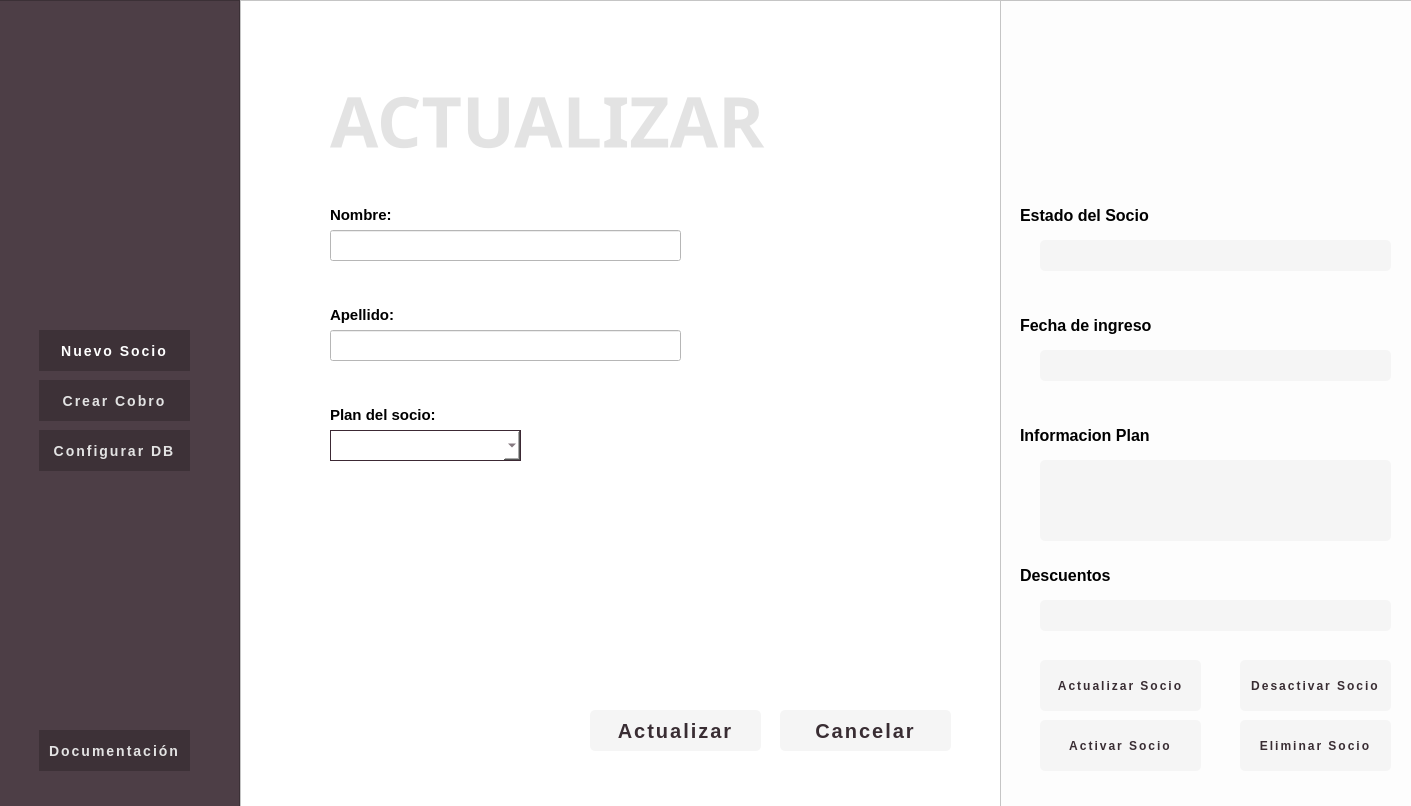
 <widget class="QWidget" name="MainWindows2">
  <property name="geometry">
   <rect>
    <x>0</x>
    <y>0</y>
    <width>1411</width>
    <height>806</height>
   </rect>
  </property>
  <property name="windowTitle">
   <string>Form</string>
  </property>
  <property name="styleSheet">
   <string notr="true">background-color:#ffffff;</string>
  </property>
  <widget class="QFrame" name="OptionsFrame">
   <property name="geometry">
    <rect>
     <x>-1</x>
     <y>0</y>
     <width>241</width>
     <height>821</height>
    </rect>
   </property>
   <property name="styleSheet">
    <string notr="true">background-color:rgb(77, 62, 70);</string>
   </property>
   <property name="frameShape">
    <enum>QFrame::StyledPanel</enum>
   </property>
   <property name="frameShadow">
    <enum>QFrame::Raised</enum>
   </property>
   <widget class="QPushButton" name="addSocioBtn">
    <property name="geometry">
     <rect>
      <x>40</x>
      <y>330</y>
      <width>151</width>
      <height>41</height>
     </rect>
    </property>
    <property name="styleSheet">
     <string notr="true">#addSocioBtn{
color:#fff;
font-size: 14px;
font-weight: 600;
letter-spacing: 2px;
border:none;
background-color:rgb(61, 49, 55);
}</string>
    </property>
    <property name="text">
     <string>Nuevo Socio</string>
    </property>
   </widget>
   <widget class="QPushButton" name="configDB">
    <property name="geometry">
     <rect>
      <x>40</x>
      <y>430</y>
      <width>151</width>
      <height>41</height>
     </rect>
    </property>
    <property name="styleSheet">
     <string notr="true">color:rgb(227, 227, 227);
font-size: 14px;
font-weight: 600;
letter-spacing: 2px;
border:none;
background-color:rgb(61, 49, 55);</string>
    </property>
    <property name="text">
     <string>Configurar DB</string>
    </property>
   </widget>
   <widget class="QPushButton" name="createChargeBtn">
    <property name="geometry">
     <rect>
      <x>40</x>
      <y>380</y>
      <width>151</width>
      <height>41</height>
     </rect>
    </property>
    <property name="styleSheet">
     <string notr="true">color:rgb(227, 227, 227);
font-size: 14px;
font-weight: 600;
letter-spacing: 2px;
border:none;
background-color:rgb(61, 49, 55);</string>
    </property>
    <property name="text">
     <string>Crear Cobro</string>
    </property>
   </widget>
   <widget class="QPushButton" name="docuBtn">
    <property name="geometry">
     <rect>
      <x>40</x>
      <y>730</y>
      <width>151</width>
      <height>41</height>
     </rect>
    </property>
    <property name="styleSheet">
     <string notr="true">color:rgb(227, 227, 227);
font-size: 14px;
font-weight: 600;
letter-spacing: 2px;
border:none;
background-color:rgb(61, 49, 55);</string>
    </property>
    <property name="text">
     <string>Documentación</string>
    </property>
   </widget>
  </widget>
  <widget class="QFrame" name="MembersFrame">
   <property name="geometry">
    <rect>
     <x>1000</x>
     <y>0</y>
     <width>421</width>
     <height>821</height>
    </rect>
   </property>
   <property name="styleSheet">
    <string notr="true">background-color:rgba(247, 247, 247, 245);</string>
   </property>
   <property name="frameShape">
    <enum>QFrame::StyledPanel</enum>
   </property>
   <property name="frameShadow">
    <enum>QFrame::Raised</enum>
   </property>
   <widget class="QLabel" name="selectSocioLabel">
    <property name="geometry">
     <rect>
      <x>24</x>
      <y>309</y>
      <width>371</width>
      <height>161</height>
     </rect>
    </property>
    <property name="font">
     <font>
      <family>Verdana</family>
      <pointsize>-1</pointsize>
      <weight>62</weight>
      <bold>true</bold>
     </font>
    </property>
    <property name="styleSheet">
     <string notr="true">font-size:20px; 
color:#3c2934;
letter-spacing: 2px;
font-weight: 500;</string>
    </property>
    <property name="text">
     <string>&lt;!DOCTYPE HTML PUBLIC &quot;-//W3C//DTD HTML 4.0//EN&quot; &quot;http://www.w3.org/TR/REC-html40/strict.dtd&quot;&gt;
&lt;html&gt;&lt;head&gt;&lt;meta name=&quot;qrichtext&quot; content=&quot;1&quot; /&gt;&lt;style type=&quot;text/css&quot;&gt;
p, li { white-space: pre-wrap; }
&lt;/style&gt;&lt;/head&gt;&lt;body style=&quot; font-family:'Verdana'; font-size:20px; font-weight:496; font-style:normal; letter-spacing:2px;&quot;&gt;
&lt;p align=&quot;center&quot; style=&quot;-qt-paragraph-type:empty; margin-top:12px; margin-bottom:12px; margin-left:0px; margin-right:0px; -qt-block-indent:0; text-indent:0px; font-size:8pt; font-weight:400;&quot;&gt;&lt;br /&gt;&lt;/p&gt;&lt;/body&gt;&lt;/html&gt;</string>
    </property>
    <property name="alignment">
     <set>Qt::AlignCenter</set>
    </property>
    <property name="wordWrap">
     <bool>true</bool>
    </property>
   </widget>
   <widget class="QFrame" name="SocioInfoFrame">
    <property name="enabled">
     <bool>true</bool>
    </property>
    <property name="geometry">
     <rect>
      <x>0</x>
      <y>0</y>
      <width>421</width>
      <height>811</height>
     </rect>
    </property>
    <property name="styleSheet">
     <string notr="true">background-color: rgb(253, 253, 253);
</string>
    </property>
    <property name="frameShape">
     <enum>QFrame::StyledPanel</enum>
    </property>
    <property name="frameShadow">
     <enum>QFrame::Raised</enum>
    </property>
    <widget class="QLabel" name="socioMainNameLabel">
     <property name="enabled">
      <bool>false</bool>
     </property>
     <property name="geometry">
      <rect>
       <x>20</x>
       <y>30</y>
       <width>391</width>
       <height>61</height>
      </rect>
     </property>
     <property name="styleSheet">
      <string notr="true">font-size:25px; 
color:#3c2934;
letter-spacing: 2px;
text-align: center;
font-weight: 600;
</string>
     </property>
     <property name="text">
      <string>&lt;html&gt;&lt;head/&gt;&lt;body&gt;&lt;p align=&quot;center&quot;&gt;&lt;br/&gt;&lt;/p&gt;&lt;/body&gt;&lt;/html&gt;</string>
     </property>
    </widget>
    <widget class="QLabel" name="label">
     <property name="geometry">
      <rect>
       <x>20</x>
       <y>200</y>
       <width>271</width>
       <height>31</height>
      </rect>
     </property>
     <property name="text">
      <string>&lt;html&gt;&lt;head/&gt;&lt;body&gt;&lt;p&gt;&lt;span style=&quot; font-size:12pt; font-weight:600;&quot;&gt;Estado del Socio&lt;/span&gt;&lt;/p&gt;&lt;/body&gt;&lt;/html&gt;</string>
     </property>
    </widget>
    <widget class="QLabel" name="SocioStateLabel">
     <property name="geometry">
      <rect>
       <x>40</x>
       <y>240</y>
       <width>351</width>
       <height>31</height>
      </rect>
     </property>
     <property name="styleSheet">
      <string notr="true">background-color: #F5F5F5;
border-radius: 5px;
color: #392D33;
padding: 5px 10px;
font-size: 14px;
letter-spacing:5px;</string>
     </property>
     <property name="text">
      <string>&lt;html&gt;&lt;head/&gt;&lt;body&gt;&lt;p&gt;&lt;br/&gt;&lt;/p&gt;&lt;/body&gt;&lt;/html&gt;</string>
     </property>
    </widget>
    <widget class="QLabel" name="label_2">
     <property name="geometry">
      <rect>
       <x>20</x>
       <y>310</y>
       <width>251</width>
       <height>31</height>
      </rect>
     </property>
     <property name="text">
      <string>&lt;html&gt;&lt;head/&gt;&lt;body&gt;&lt;p&gt;&lt;span style=&quot; font-size:12pt; font-weight:600;&quot;&gt;Fecha de ingreso&lt;/span&gt;&lt;/p&gt;&lt;/body&gt;&lt;/html&gt;</string>
     </property>
    </widget>
    <widget class="QLabel" name="SocioDateLabel">
     <property name="geometry">
      <rect>
       <x>40</x>
       <y>350</y>
       <width>351</width>
       <height>31</height>
      </rect>
     </property>
     <property name="styleSheet">
      <string notr="true">background-color: #F5F5F5;
border-radius: 5px;
color: #392D33;
padding: 5px 10px;
font-size: 14px;
letter-spacing:5px;</string>
     </property>
     <property name="text">
      <string>&lt;html&gt;&lt;head/&gt;&lt;body&gt;&lt;p&gt;&lt;br/&gt;&lt;/p&gt;&lt;/body&gt;&lt;/html&gt;</string>
     </property>
    </widget>
    <widget class="QLabel" name="label_3">
     <property name="geometry">
      <rect>
       <x>20</x>
       <y>420</y>
       <width>181</width>
       <height>31</height>
      </rect>
     </property>
     <property name="text">
      <string>&lt;html&gt;&lt;head/&gt;&lt;body&gt;&lt;p&gt;&lt;span style=&quot; font-size:12pt; font-weight:600;&quot;&gt;Informacion Plan&lt;/span&gt;&lt;/p&gt;&lt;/body&gt;&lt;/html&gt;</string>
     </property>
    </widget>
    <widget class="QLabel" name="SocioPlanInfoLabel">
     <property name="geometry">
      <rect>
       <x>40</x>
       <y>460</y>
       <width>351</width>
       <height>81</height>
      </rect>
     </property>
     <property name="styleSheet">
      <string notr="true">background-color: #F5F5F5;
border-radius: 5px;
color: #392D33;
padding: 5px 10px;
font-size: 14px;
letter-spacing:5px;</string>
     </property>
     <property name="text">
      <string>&lt;html&gt;&lt;head/&gt;&lt;body&gt;&lt;p&gt;&lt;br/&gt;&lt;/p&gt;&lt;/body&gt;&lt;/html&gt;</string>
     </property>
     <property name="wordWrap">
      <bool>true</bool>
     </property>
    </widget>
    <widget class="QLabel" name="SocioPlanLabel">
     <property name="geometry">
      <rect>
       <x>210</x>
       <y>420</y>
       <width>121</width>
       <height>31</height>
      </rect>
     </property>
     <property name="text">
      <string>&lt;html&gt;&lt;head/&gt;&lt;body&gt;&lt;p&gt;&lt;br/&gt;&lt;/p&gt;&lt;/body&gt;&lt;/html&gt;</string>
     </property>
    </widget>
    <widget class="QLabel" name="label_4">
     <property name="geometry">
      <rect>
       <x>20</x>
       <y>560</y>
       <width>131</width>
       <height>31</height>
      </rect>
     </property>
     <property name="text">
      <string>&lt;html&gt;&lt;head/&gt;&lt;body&gt;&lt;p&gt;&lt;span style=&quot; font-size:12pt; font-weight:600;&quot;&gt;Descuentos&lt;/span&gt;&lt;/p&gt;&lt;/body&gt;&lt;/html&gt;</string>
     </property>
    </widget>
    <widget class="QLabel" name="SocioDiscountLabel">
     <property name="geometry">
      <rect>
       <x>40</x>
       <y>600</y>
       <width>351</width>
       <height>31</height>
      </rect>
     </property>
     <property name="styleSheet">
      <string notr="true">background-color: #F5F5F5;
border-radius: 5px;
color: #392D33;
padding: 5px 10px;
font-size: 14px;
letter-spacing:5px;</string>
     </property>
     <property name="text">
      <string>&lt;html&gt;&lt;head/&gt;&lt;body&gt;&lt;p&gt;&lt;br/&gt;&lt;/p&gt;&lt;/body&gt;&lt;/html&gt;</string>
     </property>
     <property name="wordWrap">
      <bool>true</bool>
     </property>
    </widget>
    <widget class="QLabel" name="SocioDiscountInfoLabel">
     <property name="geometry">
      <rect>
       <x>160</x>
       <y>560</y>
       <width>121</width>
       <height>31</height>
      </rect>
     </property>
     <property name="text">
      <string>&lt;html&gt;&lt;head/&gt;&lt;body&gt;&lt;p&gt;&lt;br/&gt;&lt;/p&gt;&lt;/body&gt;&lt;/html&gt;</string>
     </property>
    </widget>
    <widget class="QLabel" name="SocioEmailLabel">
     <property name="geometry">
      <rect>
       <x>20</x>
       <y>90</y>
       <width>411</width>
       <height>31</height>
      </rect>
     </property>
     <property name="styleSheet">
      <string notr="true">color:#3c2934;
letter-spacing: 2px;
text-align: center;</string>
     </property>
     <property name="text">
      <string>&lt;html&gt;&lt;head/&gt;&lt;body&gt;&lt;p align=&quot;center&quot;&gt;&lt;br/&gt;&lt;/p&gt;&lt;/body&gt;&lt;/html&gt;</string>
     </property>
    </widget>
    <widget class="QPushButton" name="updateSocioBtn">
     <property name="geometry">
      <rect>
       <x>40</x>
       <y>660</y>
       <width>161</width>
       <height>51</height>
      </rect>
     </property>
     <property name="styleSheet">
      <string notr="true">#updateSocioBtn{
background-color: #F5F5F5;
border-radius: 5px;
color: #392D33;
padding: 5px;
font-size: 12px;
letter-spacing: 2px;
text-align: center;
font-weight: 600;
}

#updateSocioBtn:hover{
	color: rgb(0, 85, 255);
	border:1px solid rgb(225, 225, 225);
}</string>
     </property>
     <property name="text">
      <string>Actualizar Socio</string>
     </property>
    </widget>
    <widget class="QPushButton" name="banSocioBtn">
     <property name="geometry">
      <rect>
       <x>240</x>
       <y>660</y>
       <width>151</width>
       <height>51</height>
      </rect>
     </property>
     <property name="styleSheet">
      <string notr="true">#banSocioBtn{
background-color: #F5F5F5;
border-radius: 5px;
color: #392D33;
padding: 5px;
font-size: 12px;
letter-spacing: 2px;
text-align: center;
font-weight: 600;
}

#banSocioBtn:hover{
	color: rgb(255, 0, 0);
	border:1px solid rgb(225, 225, 225);
}</string>
     </property>
     <property name="text">
      <string>Desactivar Socio</string>
     </property>
    </widget>
    <widget class="QPushButton" name="deleteSocioBtn">
     <property name="geometry">
      <rect>
       <x>240</x>
       <y>720</y>
       <width>151</width>
       <height>51</height>
      </rect>
     </property>
     <property name="styleSheet">
      <string notr="true">#deleteSocioBtn{
background-color: #F5F5F5;
border-radius: 5px;
color: #392D33;
padding: 5px;
font-size: 12px;
letter-spacing: 2px;
text-align: center;
font-weight: 600;
}

#deleteSocioBtn:hover{
	color: rgb(255, 0, 0);
border:1px solid rgb(225, 225, 225);
}</string>
     </property>
     <property name="text">
      <string>Eliminar Socio</string>
     </property>
    </widget>
    <widget class="QPushButton" name="activateSocioBtn">
     <property name="geometry">
      <rect>
       <x>40</x>
       <y>720</y>
       <width>161</width>
       <height>51</height>
      </rect>
     </property>
     <property name="styleSheet">
      <string notr="true">#activateSocioBtn{
background-color: #F5F5F5;
border-radius: 5px;
color: #392D33;
padding: 5px;
font-size: 12px;
letter-spacing: 2px;
text-align: center;
font-weight: 600;
}

#activateSocioBtn:hover{
	color: rgb(0, 85, 255);
	border:1px solid rgb(225, 225, 225);
}</string>
     </property>
     <property name="text">
      <string>Activar Socio</string>
     </property>
    </widget>
   </widget>
  </widget>
  <widget class="QFrame" name="ListFrame">
   <property name="geometry">
    <rect>
     <x>240</x>
     <y>0</y>
     <width>761</width>
     <height>821</height>
    </rect>
   </property>
   <property name="styleSheet">
    <string notr="true">background-color:#ffffff;</string>
   </property>
   <property name="frameShape">
    <enum>QFrame::StyledPanel</enum>
   </property>
   <property name="frameShadow">
    <enum>QFrame::Raised</enum>
   </property>
   <widget class="QTableWidget" name="sociosListTable">
    <property name="enabled">
     <bool>true</bool>
    </property>
    <property name="geometry">
     <rect>
      <x>0</x>
      <y>210</y>
      <width>761</width>
      <height>481</height>
     </rect>
    </property>
    <property name="styleSheet">
     <string notr="true">#sociosListTable{
	border:none;
	margin:10px;
}

#sociosListTable thead tr {
    background-color: #009879;
    color: #ffffff;
    text-align: left;
}

#sociosListTable th,
#sociosListTable td {
    padding: 12px 15px;
}
</string>
    </property>
    <property name="textElideMode">
     <enum>Qt::ElideMiddle</enum>
    </property>
    <property name="columnCount">
     <number>0</number>
    </property>
    <attribute name="verticalHeaderVisible">
     <bool>false</bool>
    </attribute>
   </widget>
   <widget class="QLabel" name="sociosCountLabel">
    <property name="geometry">
     <rect>
      <x>190</x>
      <y>700</y>
      <width>91</width>
      <height>21</height>
     </rect>
    </property>
    <property name="font">
     <font>
      <pointsize>10</pointsize>
     </font>
    </property>
    <property name="text">
     <string>#</string>
    </property>
   </widget>
   <widget class="QLabel" name="countSocioLabel">
    <property name="geometry">
     <rect>
      <x>10</x>
      <y>690</y>
      <width>171</width>
      <height>41</height>
     </rect>
    </property>
    <property name="text">
     <string>&lt;html&gt;&lt;head/&gt;&lt;body&gt;&lt;p&gt;&lt;span style=&quot; font-size:10pt; font-weight:600;&quot;&gt;Cantidad de socios: &lt;/span&gt;&lt;/p&gt;&lt;/body&gt;&lt;/html&gt;</string>
    </property>
   </widget>
   <widget class="QLabel" name="label_15">
    <property name="geometry">
     <rect>
      <x>90</x>
      <y>70</y>
      <width>651</width>
      <height>101</height>
     </rect>
    </property>
    <property name="font">
     <font>
      <family>Sitka Small</family>
      <pointsize>-1</pointsize>
      <weight>87</weight>
      <bold>true</bold>
     </font>
    </property>
    <property name="styleSheet">
     <string notr="true">font-size:70px; 
color:rgb(227, 227, 227);
letter-spacing: 0px;
font-weight: 700;</string>
    </property>
    <property name="frameShape">
     <enum>QFrame::NoFrame</enum>
    </property>
    <property name="text">
     <string>SOCIOS</string>
    </property>
   </widget>
  </widget>
  <widget class="QFrame" name="newSocioFrame">
   <property name="geometry">
    <rect>
     <x>240</x>
     <y>0</y>
     <width>761</width>
     <height>801</height>
    </rect>
   </property>
   <property name="frameShape">
    <enum>QFrame::StyledPanel</enum>
   </property>
   <property name="frameShadow">
    <enum>QFrame::Raised</enum>
   </property>
   <widget class="QComboBox" name="planComboBox">
    <property name="geometry">
     <rect>
      <x>500</x>
      <y>240</y>
      <width>191</width>
      <height>31</height>
     </rect>
    </property>
    <property name="font">
     <font>
      <pointsize>-1</pointsize>
     </font>
    </property>
    <property name="styleSheet">
     <string notr="true">border:1px solid #3c2934; 
color:#3c2934;
letter-spacing: 2px;
font-size: 14px
</string>
    </property>
   </widget>
   <widget class="QLabel" name="label_5">
    <property name="geometry">
     <rect>
      <x>90</x>
      <y>70</y>
      <width>651</width>
      <height>101</height>
     </rect>
    </property>
    <property name="font">
     <font>
      <family>Sitka Small</family>
      <pointsize>-1</pointsize>
      <weight>87</weight>
      <bold>true</bold>
     </font>
    </property>
    <property name="styleSheet">
     <string notr="true">font-size:70px; 
color:rgb(227, 227, 227);
letter-spacing: 0px;
font-weight: 700;</string>
    </property>
    <property name="frameShape">
     <enum>QFrame::NoFrame</enum>
    </property>
    <property name="text">
     <string>+ SOCIO</string>
    </property>
   </widget>
   <widget class="QLabel" name="label_6">
    <property name="geometry">
     <rect>
      <x>500</x>
      <y>210</y>
      <width>141</width>
      <height>21</height>
     </rect>
    </property>
    <property name="text">
     <string>&lt;html&gt;&lt;head/&gt;&lt;body&gt;&lt;p&gt;&lt;span style=&quot; font-size:11pt; font-weight:600;&quot;&gt;Plan del socio: &lt;/span&gt;&lt;/p&gt;&lt;/body&gt;&lt;/html&gt;</string>
    </property>
   </widget>
   <widget class="QPushButton" name="cancelNewSocioBtn">
    <property name="geometry">
     <rect>
      <x>540</x>
      <y>710</y>
      <width>171</width>
      <height>41</height>
     </rect>
    </property>
    <property name="font">
     <font>
      <pointsize>-1</pointsize>
      <weight>75</weight>
      <bold>true</bold>
     </font>
    </property>
    <property name="styleSheet">
     <string notr="true">#cancelNewSocioBtn{
background-color: #F5F5F5;
border-radius: 5px;
color: #392D33;
padding: 5px;
font-size: 20px;
letter-spacing: 2px;
text-align: center;
font-weight: 600;
}

#cancelNewSocioBtn:hover{
	color: rgb(255, 0, 0);
	border:1px solid rgb(225, 225, 225);
}</string>
    </property>
    <property name="text">
     <string>Cancelar</string>
    </property>
   </widget>
   <widget class="QLabel" name="label_7">
    <property name="geometry">
     <rect>
      <x>90</x>
      <y>200</y>
      <width>101</width>
      <height>31</height>
     </rect>
    </property>
    <property name="text">
     <string>&lt;html&gt;&lt;head/&gt;&lt;body&gt;&lt;p&gt;&lt;span style=&quot; font-size:11pt; font-weight:600;&quot;&gt;Nombre: &lt;/span&gt;&lt;/p&gt;&lt;/body&gt;&lt;/html&gt;</string>
    </property>
   </widget>
   <widget class="QLabel" name="label_8">
    <property name="geometry">
     <rect>
      <x>90</x>
      <y>380</y>
      <width>71</width>
      <height>31</height>
     </rect>
    </property>
    <property name="text">
     <string>&lt;html&gt;&lt;head/&gt;&lt;body&gt;&lt;p&gt;&lt;span style=&quot; font-size:11pt; font-weight:600;&quot;&gt;Email: &lt;/span&gt;&lt;/p&gt;&lt;/body&gt;&lt;/html&gt;</string>
    </property>
   </widget>
   <widget class="QLabel" name="newSocioErrorLabel">
    <property name="geometry">
     <rect>
      <x>90</x>
      <y>515</y>
      <width>661</width>
      <height>31</height>
     </rect>
    </property>
    <property name="font">
     <font>
      <family>Verdana</family>
      <pointsize>10</pointsize>
     </font>
    </property>
    <property name="layoutDirection">
     <enum>Qt::LeftToRight</enum>
    </property>
    <property name="styleSheet">
     <string notr="true">#newSocioErrorLabel{color: rgb(199, 0, 0);}</string>
    </property>
    <property name="text">
     <string>&lt;html&gt;&lt;head/&gt;&lt;body&gt;&lt;p&gt;&lt;br/&gt;&lt;/p&gt;&lt;/body&gt;&lt;/html&gt;</string>
    </property>
   </widget>
   <widget class="QLineEdit" name="lnameLineEdit">
    <property name="geometry">
     <rect>
      <x>90</x>
      <y>330</y>
      <width>351</width>
      <height>31</height>
     </rect>
    </property>
    <property name="font">
     <font>
      <pointsize>10</pointsize>
     </font>
    </property>
    <property name="styleSheet">
     <string notr="true">padding:0 10px;</string>
    </property>
   </widget>
   <widget class="QPushButton" name="sendNewSocioBtn">
    <property name="geometry">
     <rect>
      <x>350</x>
      <y>710</y>
      <width>171</width>
      <height>41</height>
     </rect>
    </property>
    <property name="font">
     <font>
      <pointsize>-1</pointsize>
      <weight>75</weight>
      <bold>true</bold>
     </font>
    </property>
    <property name="styleSheet">
     <string notr="true">#sendNewSocioBtn{
background-color: #F5F5F5;
border-radius: 5px;
color: #392D33;
padding: 5px;
font-size: 20px;
letter-spacing: 2px;
text-align: center;
font-weight: 600;
}

#sendNewSocioBtn:hover{
	color: rgb(17, 17, 17);
	border:1px solid rgb(225, 225, 225);
}</string>
    </property>
    <property name="text">
     <string>Guardar</string>
    </property>
   </widget>
   <widget class="QLabel" name="label_9">
    <property name="geometry">
     <rect>
      <x>90</x>
      <y>290</y>
      <width>101</width>
      <height>31</height>
     </rect>
    </property>
    <property name="text">
     <string>&lt;html&gt;&lt;head/&gt;&lt;body&gt;&lt;p&gt;&lt;span style=&quot; font-size:11pt; font-weight:600;&quot;&gt;Apellido: &lt;/span&gt;&lt;/p&gt;&lt;/body&gt;&lt;/html&gt;</string>
    </property>
   </widget>
   <widget class="QLineEdit" name="emailLineEdit">
    <property name="geometry">
     <rect>
      <x>90</x>
      <y>420</y>
      <width>351</width>
      <height>31</height>
     </rect>
    </property>
    <property name="font">
     <font>
      <pointsize>10</pointsize>
     </font>
    </property>
    <property name="styleSheet">
     <string notr="true">padding:0 10px;</string>
    </property>
   </widget>
   <widget class="QComboBox" name="discountComboBox">
    <property name="geometry">
     <rect>
      <x>500</x>
      <y>330</y>
      <width>191</width>
      <height>31</height>
     </rect>
    </property>
    <property name="font">
     <font>
      <pointsize>-1</pointsize>
     </font>
    </property>
    <property name="styleSheet">
     <string notr="true">border:1px solid #3c2934; 
color:#3c2934;
letter-spacing: 2px;
font-size: 14px</string>
    </property>
   </widget>
   <widget class="QLabel" name="label_10">
    <property name="geometry">
     <rect>
      <x>500</x>
      <y>300</y>
      <width>141</width>
      <height>21</height>
     </rect>
    </property>
    <property name="text">
     <string>&lt;html&gt;&lt;head/&gt;&lt;body&gt;&lt;p&gt;&lt;span style=&quot; font-size:11pt; font-weight:600;&quot;&gt;Descuentos: &lt;/span&gt;&lt;/p&gt;&lt;/body&gt;&lt;/html&gt;</string>
    </property>
   </widget>
   <widget class="QLineEdit" name="nameLineEdit">
    <property name="geometry">
     <rect>
      <x>90</x>
      <y>240</y>
      <width>351</width>
      <height>31</height>
     </rect>
    </property>
    <property name="font">
     <font>
      <pointsize>10</pointsize>
     </font>
    </property>
    <property name="styleSheet">
     <string notr="true">padding:0 10px;</string>
    </property>
   </widget>
   <widget class="QLabel" name="newSocioSuccessLabel">
    <property name="geometry">
     <rect>
      <x>360</x>
      <y>570</y>
      <width>351</width>
      <height>31</height>
     </rect>
    </property>
    <property name="font">
     <font>
      <family>Verdana</family>
      <pointsize>11</pointsize>
     </font>
    </property>
    <property name="styleSheet">
     <string notr="true">#newSocioSuccessLabel{
	color: rgb(99, 199, 147);
}</string>
    </property>
    <property name="text">
     <string>&lt;html&gt;&lt;head/&gt;&lt;body&gt;&lt;p&gt;&lt;br/&gt;&lt;/p&gt;&lt;/body&gt;&lt;/html&gt;</string>
    </property>
   </widget>
   <widget class="QLabel" name="nameErrorLabel">
    <property name="geometry">
     <rect>
      <x>270</x>
      <y>220</y>
      <width>171</width>
      <height>20</height>
     </rect>
    </property>
    <property name="toolTip">
     <string>&lt;html&gt;&lt;head/&gt;&lt;body&gt;&lt;p align=&quot;right&quot;&gt;&lt;br/&gt;&lt;/p&gt;&lt;/body&gt;&lt;/html&gt;</string>
    </property>
    <property name="layoutDirection">
     <enum>Qt::RightToLeft</enum>
    </property>
    <property name="styleSheet">
     <string notr="true">color: rgb(199, 0, 0);
text-align: right;</string>
    </property>
    <property name="text">
     <string/>
    </property>
    <property name="alignment">
     <set>Qt::AlignRight|Qt::AlignTrailing|Qt::AlignVCenter</set>
    </property>
   </widget>
   <widget class="QLabel" name="lnameErrorLabel">
    <property name="geometry">
     <rect>
      <x>270</x>
      <y>310</y>
      <width>171</width>
      <height>20</height>
     </rect>
    </property>
    <property name="toolTip">
     <string>&lt;html&gt;&lt;head/&gt;&lt;body&gt;&lt;p align=&quot;right&quot;&gt;&lt;br/&gt;&lt;/p&gt;&lt;/body&gt;&lt;/html&gt;</string>
    </property>
    <property name="layoutDirection">
     <enum>Qt::RightToLeft</enum>
    </property>
    <property name="styleSheet">
     <string notr="true">color: rgb(199, 0, 0);
text-align: right;</string>
    </property>
    <property name="text">
     <string/>
    </property>
    <property name="alignment">
     <set>Qt::AlignRight|Qt::AlignTrailing|Qt::AlignVCenter</set>
    </property>
   </widget>
   <widget class="QLabel" name="emailErrorLabel">
    <property name="geometry">
     <rect>
      <x>270</x>
      <y>400</y>
      <width>171</width>
      <height>20</height>
     </rect>
    </property>
    <property name="toolTip">
     <string>&lt;html&gt;&lt;head/&gt;&lt;body&gt;&lt;p align=&quot;right&quot;&gt;&lt;br/&gt;&lt;/p&gt;&lt;/body&gt;&lt;/html&gt;</string>
    </property>
    <property name="layoutDirection">
     <enum>Qt::RightToLeft</enum>
    </property>
    <property name="styleSheet">
     <string notr="true">color: rgb(199, 0, 0);
text-align: right;</string>
    </property>
    <property name="text">
     <string/>
    </property>
    <property name="alignment">
     <set>Qt::AlignRight|Qt::AlignTrailing|Qt::AlignVCenter</set>
    </property>
   </widget>
  </widget>
  <widget class="QFrame" name="updateSocioFrame">
   <property name="geometry">
    <rect>
     <x>240</x>
     <y>0</y>
     <width>761</width>
     <height>811</height>
    </rect>
   </property>
   <property name="styleSheet">
    <string notr="true"/>
   </property>
   <property name="frameShape">
    <enum>QFrame::StyledPanel</enum>
   </property>
   <property name="frameShadow">
    <enum>QFrame::Raised</enum>
   </property>
   <widget class="QLabel" name="label_11">
    <property name="geometry">
     <rect>
      <x>90</x>
      <y>200</y>
      <width>101</width>
      <height>31</height>
     </rect>
    </property>
    <property name="text">
     <string>&lt;html&gt;&lt;head/&gt;&lt;body&gt;&lt;p&gt;&lt;span style=&quot; font-size:11pt; font-weight:600;&quot;&gt;Nombre: &lt;/span&gt;&lt;/p&gt;&lt;/body&gt;&lt;/html&gt;</string>
    </property>
   </widget>
   <widget class="QPushButton" name="cancelUpdateSocioBtn">
    <property name="geometry">
     <rect>
      <x>540</x>
      <y>710</y>
      <width>171</width>
      <height>41</height>
     </rect>
    </property>
    <property name="font">
     <font>
      <pointsize>-1</pointsize>
      <weight>75</weight>
      <bold>true</bold>
     </font>
    </property>
    <property name="styleSheet">
     <string notr="true">#cancelUpdateSocioBtn{
background-color: #F5F5F5;
border-radius: 5px;
color: #392D33;
padding: 5px;
font-size: 20px;
letter-spacing: 2px;
text-align: center;
font-weight: 600;
}

#cancelUpdateSocioBtn:hover{
	color: rgb(255, 0, 0);
	border:1px solid rgb(225, 225, 225);
}</string>
    </property>
    <property name="text">
     <string>Cancelar</string>
    </property>
   </widget>
   <widget class="QPushButton" name="sendUpdateSocioBtn">
    <property name="geometry">
     <rect>
      <x>350</x>
      <y>710</y>
      <width>171</width>
      <height>41</height>
     </rect>
    </property>
    <property name="font">
     <font>
      <pointsize>-1</pointsize>
      <weight>75</weight>
      <bold>true</bold>
     </font>
    </property>
    <property name="styleSheet">
     <string notr="true">#sendUpdateSocioBtn{
background-color: #F5F5F5;
border-radius: 5px;
color: #392D33;
padding: 5px;
font-size: 20px;
letter-spacing: 2px;
text-align: center;
font-weight: 600;
}

#sendUpdateSocioBtn:hover{
	color: rgb(17, 17, 17);
	border:1px solid rgb(225, 225, 225);
}</string>
    </property>
    <property name="text">
     <string>Actualizar</string>
    </property>
   </widget>
   <widget class="QLabel" name="label_12">
    <property name="geometry">
     <rect>
      <x>90</x>
      <y>400</y>
      <width>141</width>
      <height>31</height>
     </rect>
    </property>
    <property name="text">
     <string>&lt;html&gt;&lt;head/&gt;&lt;body&gt;&lt;p&gt;&lt;span style=&quot; font-size:11pt; font-weight:600;&quot;&gt;Plan del socio: &lt;/span&gt;&lt;/p&gt;&lt;/body&gt;&lt;/html&gt;</string>
    </property>
   </widget>
   <widget class="QComboBox" name="planUpdateComboBox">
    <property name="geometry">
     <rect>
      <x>90</x>
      <y>430</y>
      <width>191</width>
      <height>31</height>
     </rect>
    </property>
    <property name="font">
     <font>
      <pointsize>-1</pointsize>
     </font>
    </property>
    <property name="styleSheet">
     <string notr="true">border:1px solid #3c2934; 
color:#3c2934;
letter-spacing: 2px;
font-size: 14px</string>
    </property>
   </widget>
   <widget class="QLabel" name="label_13">
    <property name="geometry">
     <rect>
      <x>90</x>
      <y>70</y>
      <width>651</width>
      <height>101</height>
     </rect>
    </property>
    <property name="font">
     <font>
      <family>Sitka Small</family>
      <pointsize>-1</pointsize>
      <weight>87</weight>
      <bold>true</bold>
     </font>
    </property>
    <property name="styleSheet">
     <string notr="true">font-size:70px; 
color:rgb(227, 227, 227);
letter-spacing: 0px;
font-weight: 700;
</string>
    </property>
    <property name="frameShape">
     <enum>QFrame::NoFrame</enum>
    </property>
    <property name="text">
     <string>ACTUALIZAR</string>
    </property>
   </widget>
   <widget class="QLineEdit" name="nameUpdateLineEdit">
    <property name="geometry">
     <rect>
      <x>90</x>
      <y>230</y>
      <width>351</width>
      <height>31</height>
     </rect>
    </property>
    <property name="font">
     <font>
      <pointsize>10</pointsize>
     </font>
    </property>
    <property name="styleSheet">
     <string notr="true">padding:0 10px;</string>
    </property>
   </widget>
   <widget class="QLabel" name="label_14">
    <property name="geometry">
     <rect>
      <x>90</x>
      <y>300</y>
      <width>101</width>
      <height>31</height>
     </rect>
    </property>
    <property name="text">
     <string>&lt;html&gt;&lt;head/&gt;&lt;body&gt;&lt;p&gt;&lt;span style=&quot; font-size:11pt; font-weight:600;&quot;&gt;Apellido: &lt;/span&gt;&lt;/p&gt;&lt;/body&gt;&lt;/html&gt;</string>
    </property>
   </widget>
   <widget class="QLineEdit" name="lnameUpdateLineEdit">
    <property name="geometry">
     <rect>
      <x>90</x>
      <y>330</y>
      <width>351</width>
      <height>31</height>
     </rect>
    </property>
    <property name="font">
     <font>
      <pointsize>10</pointsize>
     </font>
    </property>
    <property name="styleSheet">
     <string notr="true">padding:0 10px;</string>
    </property>
   </widget>
   <widget class="QLabel" name="lnameErrorLabel_2">
    <property name="geometry">
     <rect>
      <x>270</x>
      <y>310</y>
      <width>171</width>
      <height>20</height>
     </rect>
    </property>
    <property name="toolTip">
     <string>&lt;html&gt;&lt;head/&gt;&lt;body&gt;&lt;p align=&quot;right&quot;&gt;&lt;br/&gt;&lt;/p&gt;&lt;/body&gt;&lt;/html&gt;</string>
    </property>
    <property name="layoutDirection">
     <enum>Qt::RightToLeft</enum>
    </property>
    <property name="styleSheet">
     <string notr="true">color: rgb(199, 0, 0);
text-align: right;</string>
    </property>
    <property name="text">
     <string/>
    </property>
    <property name="alignment">
     <set>Qt::AlignRight|Qt::AlignTrailing|Qt::AlignVCenter</set>
    </property>
   </widget>
   <widget class="QLabel" name="nameErrorLabel_2">
    <property name="geometry">
     <rect>
      <x>270</x>
      <y>210</y>
      <width>171</width>
      <height>20</height>
     </rect>
    </property>
    <property name="toolTip">
     <string>&lt;html&gt;&lt;head/&gt;&lt;body&gt;&lt;p align=&quot;right&quot;&gt;&lt;br/&gt;&lt;/p&gt;&lt;/body&gt;&lt;/html&gt;</string>
    </property>
    <property name="layoutDirection">
     <enum>Qt::RightToLeft</enum>
    </property>
    <property name="styleSheet">
     <string notr="true">color: rgb(199, 0, 0);
text-align: right;</string>
    </property>
    <property name="text">
     <string/>
    </property>
    <property name="alignment">
     <set>Qt::AlignRight|Qt::AlignTrailing|Qt::AlignVCenter</set>
    </property>
   </widget>
  </widget>
  <zorder>MembersFrame</zorder>
  <zorder>OptionsFrame</zorder>
  <zorder>ListFrame</zorder>
  <zorder>newSocioFrame</zorder>
  <zorder>updateSocioFrame</zorder>
 </widget>
